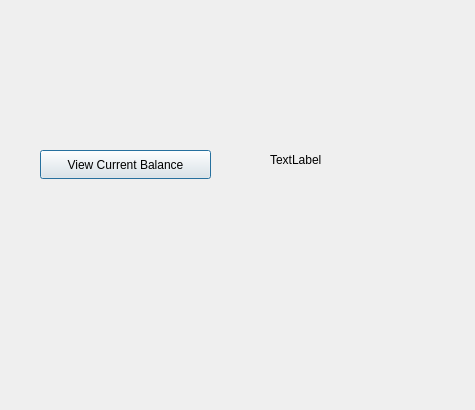
<?xml version="1.0" encoding="UTF-8"?>
<ui version="4.0">
 <class>viewBalance_dialog</class>
 <widget class="QDialog" name="viewBalance_dialog">
  <property name="geometry">
   <rect>
    <x>0</x>
    <y>0</y>
    <width>475</width>
    <height>410</height>
   </rect>
  </property>
  <property name="windowTitle">
   <string>Dialog</string>
  </property>
  <widget class="QLabel" name="label_bg">
   <property name="geometry">
    <rect>
     <x>0</x>
     <y>0</y>
     <width>475</width>
     <height>412</height>
    </rect>
   </property>
   <property name="styleSheet">
    <string notr="true">background-image: url(:/material/photos/dialog_bg.png);</string>
   </property>
   <property name="text">
    <string/>
   </property>
  </widget>
  <widget class="QLabel" name="viewCurrentBalance_label">
   <property name="geometry">
    <rect>
     <x>270</x>
     <y>150</y>
     <width>63</width>
     <height>20</height>
    </rect>
   </property>
   <property name="text">
    <string>TextLabel</string>
   </property>
  </widget>
  <widget class="QPushButton" name="viewCurrentBalance_pushButton">
   <property name="geometry">
    <rect>
     <x>40</x>
     <y>150</y>
     <width>171</width>
     <height>29</height>
    </rect>
   </property>
   <property name="text">
    <string>View Current Balance</string>
   </property>
  </widget>
 </widget>
 <resources/>
 <connections/>
</ui>
